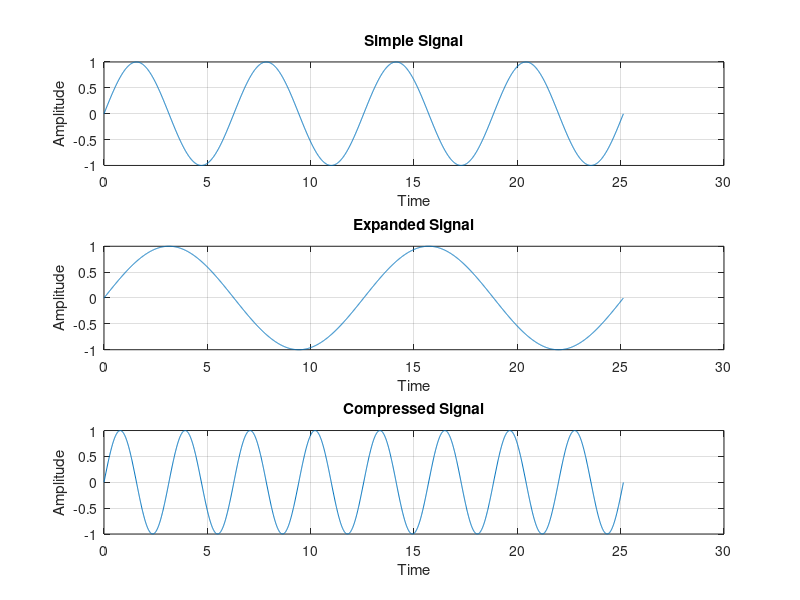

Write MATLAB code to recreate this figure.
t=0:0.01:8*pi;
x=sin(t);
subplot(3,1,1)
plot(t,x)
title('Simple Signal')
xlabel('Time')
ylabel('Amplitude')
grid on;
y=sin(t/2);
subplot(3,1,2)
plot(t,y)
title('Expanded Signal')
xlabel('Time')
ylabel('Amplitude')
grid on;
z=sin(t*2) ;
subplot(3,1,3)
plot(t,z)
title('Compressed Signal')
xlabel('Time')
ylabel('Amplitude')
grid on;